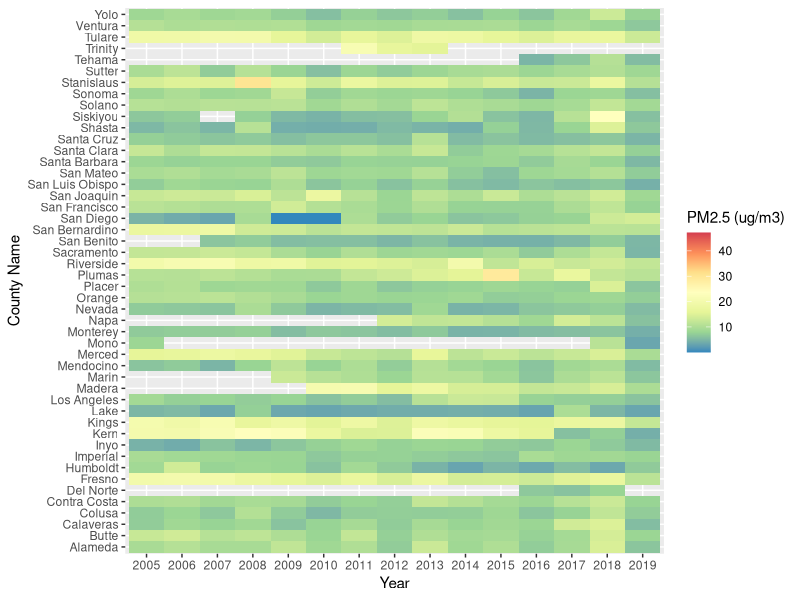
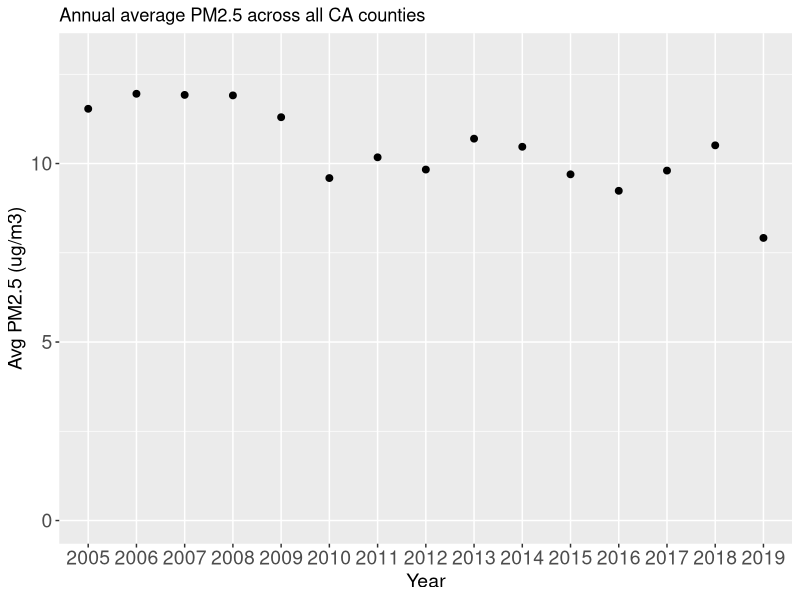

The R script that drew these images, in order:
# visualizing pollutant data across California 

# working directory set to be KuhlmannGoodShahidCloer_ENV872_FinalProject  

library(readr)
library(dplyr)
library(ggplot2)
library(tidyverse)

CA_AQ_processed <- read_csv("Data/Processed/CA_AQ_processed.csv")
CA_AQ_processed$Year <- as.factor(CA_AQ_processed$Year)

# get a count of each pollutant type 
table(CA_AQ_processed$`Pollutant Standard`)

# CO 1-hour 1971   NO2 1-hour 2010 Ozone 8-hour 2015  PM25 Annual 2012   SO2 1-hour 2010 
# 1123             1589            2941               2407               514

# example PM2.5 heatmap
PM_heatmap <- ggplot(CA_AQ_processed %>%
                       filter(`Pollutant Standard` == "PM25 Annual 2012"), 
                     aes(x = `Year`, y = `County Name`, fill = `Arithmetic Mean`)) +
  geom_tile() +
  scale_fill_distiller(name = "PM2.5 (ug/m3)", palette = "Spectral",
                       direction = -1)
PM_heatmap

# example group by and summarize for annual PM2.5 for whole state 
# read in CA_AQ_processed again so year is as numeric 
CA_pm25 <- CA_AQ_processed %>%
  select(c(`Pollutant Standard`, Year, `Arithmetic Mean`)) %>%
  filter(`Pollutant Standard` == "PM25 Annual 2012") %>%
  group_by(`Year`) %>%
  filter(!is.na(`Arithmetic Mean`)) %>%
  summarise(meanPM25 = mean(`Arithmetic Mean`))

# plot time series of PM2.5 for whole state
PM_CA_avg_scatter <- 
  ggplot(CA_pm25,
         aes(x = Year,
             y = meanPM25)) +
  labs(title = "Annual average PM2.5 across all CA counties",
       y = "Avg PM2.5 (ug/m3)") +
  ylim(0,13) +
  theme(axis.text.x = element_text(size = 14)) +
  theme(axis.text.y = element_text(size = 14)) +
  theme(axis.title.x = element_text(size = 14)) +
  theme(axis.title.y = element_text(size = 14)) +
  geom_point(size = 2) +
  geom_smooth(method=lm)

PM_CA_avg_scatter
